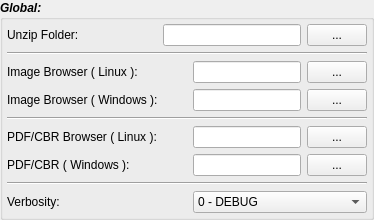
              <widget class="QGroupBox" name="Global_Settings">
               <property name="font">
                <font>
                 <italic>true</italic>
                 <bold>true</bold>
                </font>
               </property>
               <property name="title">
                <string>Global:</string>
               </property>
               <layout class="QVBoxLayout" name="verticalLayout_11">
                <property name="leftMargin">
                 <number>4</number>
                </property>
                <property name="topMargin">
                 <number>4</number>
                </property>
                <property name="rightMargin">
                 <number>4</number>
                </property>
                <property name="bottomMargin">
                 <number>4</number>
                </property>
                <item>
                 <layout class="QHBoxLayout" name="horizontalLayout_22">
                  <item>
                   <widget class="QLabel" name="label_sgPathUnzipMegascans">
                    <property name="minimumSize">
                     <size>
                      <width>150</width>
                      <height>0</height>
                     </size>
                    </property>
                    <property name="maximumSize">
                     <size>
                      <width>180</width>
                      <height>16777215</height>
                     </size>
                    </property>
                    <property name="font">
                     <font>
                      <italic>false</italic>
                      <bold>false</bold>
                     </font>
                    </property>
                    <property name="text">
                     <string>Unzip Folder:</string>
                    </property>
                   </widget>
                  </item>
                  <item>
                   <widget class="QLineEdit" name="lineEdit_sgPathUnzipMegascans">
                    <property name="sizePolicy">
                     <sizepolicy hsizetype="Preferred" vsizetype="Fixed">
                      <horstretch>0</horstretch>
                      <verstretch>0</verstretch>
                     </sizepolicy>
                    </property>
                    <property name="font">
                     <font>
                      <italic>false</italic>
                      <bold>false</bold>
                     </font>
                    </property>
                    <property name="readOnly">
                     <bool>false</bool>
                    </property>
                   </widget>
                  </item>
                  <item>
                   <widget class="QPushButton" name="pb_sgPathUnzipMegascans">
                    <property name="enabled">
                     <bool>true</bool>
                    </property>
                    <property name="minimumSize">
                     <size>
                      <width>60</width>
                      <height>0</height>
                     </size>
                    </property>
                    <property name="maximumSize">
                     <size>
                      <width>60</width>
                      <height>16777215</height>
                     </size>
                    </property>
                    <property name="font">
                     <font>
                      <italic>false</italic>
                      <bold>false</bold>
                     </font>
                    </property>
                    <property name="text">
                     <string>...</string>
                    </property>
                   </widget>
                  </item>
                 </layout>
                </item>
                <item>
                 <widget class="Line" name="line_19">
                  <property name="orientation">
                   <enum>Qt::Horizontal</enum>
                  </property>
                 </widget>
                </item>
                <item>
                 <layout class="QHBoxLayout" name="horizontalLayout_23">
                  <item>
                   <widget class="QLabel" name="label_sgPathBrowser_lin">
                    <property name="minimumSize">
                     <size>
                      <width>180</width>
                      <height>0</height>
                     </size>
                    </property>
                    <property name="maximumSize">
                     <size>
                      <width>150</width>
                      <height>16777215</height>
                     </size>
                    </property>
                    <property name="font">
                     <font>
                      <italic>false</italic>
                      <bold>false</bold>
                     </font>
                    </property>
                    <property name="text">
                     <string>Image Browser ( Linux ):</string>
                    </property>
                   </widget>
                  </item>
                  <item>
                   <widget class="QLineEdit" name="lineEdit_sgPathBrowser_lin">
                    <property name="sizePolicy">
                     <sizepolicy hsizetype="Preferred" vsizetype="Fixed">
                      <horstretch>0</horstretch>
                      <verstretch>0</verstretch>
                     </sizepolicy>
                    </property>
                    <property name="font">
                     <font>
                      <italic>false</italic>
                      <bold>false</bold>
                     </font>
                    </property>
                    <property name="readOnly">
                     <bool>false</bool>
                    </property>
                   </widget>
                  </item>
                  <item>
                   <widget class="QPushButton" name="pb_sgPathBrowser_lin">
                    <property name="enabled">
                     <bool>true</bool>
                    </property>
                    <property name="minimumSize">
                     <size>
                      <width>60</width>
                      <height>0</height>
                     </size>
                    </property>
                    <property name="maximumSize">
                     <size>
                      <width>60</width>
                      <height>16777215</height>
                     </size>
                    </property>
                    <property name="font">
                     <font>
                      <italic>false</italic>
                      <bold>false</bold>
                     </font>
                    </property>
                    <property name="text">
                     <string>...</string>
                    </property>
                   </widget>
                  </item>
                 </layout>
                </item>
                <item>
                 <layout class="QHBoxLayout" name="horizontalLayout_65">
                  <item>
                   <widget class="QLabel" name="label_sgPathBrowser_win">
                    <property name="minimumSize">
                     <size>
                      <width>180</width>
                      <height>0</height>
                     </size>
                    </property>
                    <property name="maximumSize">
                     <size>
                      <width>150</width>
                      <height>16777215</height>
                     </size>
                    </property>
                    <property name="font">
                     <font>
                      <italic>false</italic>
                      <bold>false</bold>
                     </font>
                    </property>
                    <property name="text">
                     <string>Image Browser ( Windows ):</string>
                    </property>
                   </widget>
                  </item>
                  <item>
                   <widget class="QLineEdit" name="lineEdit_sgPathBrowser_win">
                    <property name="sizePolicy">
                     <sizepolicy hsizetype="Preferred" vsizetype="Fixed">
                      <horstretch>0</horstretch>
                      <verstretch>0</verstretch>
                     </sizepolicy>
                    </property>
                    <property name="font">
                     <font>
                      <italic>false</italic>
                      <bold>false</bold>
                     </font>
                    </property>
                    <property name="readOnly">
                     <bool>false</bool>
                    </property>
                   </widget>
                  </item>
                  <item>
                   <widget class="QPushButton" name="pb_sgPathBrowser_win">
                    <property name="enabled">
                     <bool>true</bool>
                    </property>
                    <property name="minimumSize">
                     <size>
                      <width>60</width>
                      <height>0</height>
                     </size>
                    </property>
                    <property name="maximumSize">
                     <size>
                      <width>60</width>
                      <height>16777215</height>
                     </size>
                    </property>
                    <property name="font">
                     <font>
                      <italic>false</italic>
                      <bold>false</bold>
                     </font>
                    </property>
                    <property name="text">
                     <string>...</string>
                    </property>
                   </widget>
                  </item>
                 </layout>
                </item>
                <item>
                 <widget class="Line" name="line_17">
                  <property name="orientation">
                   <enum>Qt::Horizontal</enum>
                  </property>
                 </widget>
                </item>
                <item>
                 <layout class="QHBoxLayout" name="horizontalLayout_68">
                  <item>
                   <widget class="QLabel" name="label_sgPDFPathBrowser_lin">
                    <property name="minimumSize">
                     <size>
                      <width>180</width>
                      <height>0</height>
                     </size>
                    </property>
                    <property name="maximumSize">
                     <size>
                      <width>150</width>
                      <height>16777215</height>
                     </size>
                    </property>
                    <property name="font">
                     <font>
                      <italic>false</italic>
                      <bold>false</bold>
                     </font>
                    </property>
                    <property name="text">
                     <string>PDF/CBR Browser ( Linux ):</string>
                    </property>
                   </widget>
                  </item>
                  <item>
                   <widget class="QLineEdit" name="lineEdit_sgPDFPathBrowser_lin">
                    <property name="font">
                     <font>
                      <italic>false</italic>
                      <bold>false</bold>
                     </font>
                    </property>
                    <property name="readOnly">
                     <bool>false</bool>
                    </property>
                   </widget>
                  </item>
                  <item>
                   <widget class="QPushButton" name="pb_sgPDFPathBrowser_lin">
                    <property name="enabled">
                     <bool>true</bool>
                    </property>
                    <property name="minimumSize">
                     <size>
                      <width>60</width>
                      <height>0</height>
                     </size>
                    </property>
                    <property name="maximumSize">
                     <size>
                      <width>60</width>
                      <height>16777215</height>
                     </size>
                    </property>
                    <property name="font">
                     <font>
                      <italic>false</italic>
                      <bold>false</bold>
                     </font>
                    </property>
                    <property name="text">
                     <string>...</string>
                    </property>
                   </widget>
                  </item>
                 </layout>
                </item>
                <item>
                 <layout class="QHBoxLayout" name="horizontalLayout_67">
                  <item>
                   <widget class="QLabel" name="label_sgPDFPathBrowser_win">
                    <property name="minimumSize">
                     <size>
                      <width>180</width>
                      <height>0</height>
                     </size>
                    </property>
                    <property name="maximumSize">
                     <size>
                      <width>150</width>
                      <height>16777215</height>
                     </size>
                    </property>
                    <property name="font">
                     <font>
                      <italic>false</italic>
                      <bold>false</bold>
                     </font>
                    </property>
                    <property name="text">
                     <string>PDF/CBR ( Windows ):</string>
                    </property>
                   </widget>
                  </item>
                  <item>
                   <widget class="QLineEdit" name="lineEdit_sgPDFPathBrowser_win">
                    <property name="font">
                     <font>
                      <italic>false</italic>
                      <bold>false</bold>
                     </font>
                    </property>
                    <property name="readOnly">
                     <bool>false</bool>
                    </property>
                   </widget>
                  </item>
                  <item>
                   <widget class="QPushButton" name="pb_sgPDFPathBrowser_win">
                    <property name="enabled">
                     <bool>true</bool>
                    </property>
                    <property name="minimumSize">
                     <size>
                      <width>60</width>
                      <height>0</height>
                     </size>
                    </property>
                    <property name="maximumSize">
                     <size>
                      <width>60</width>
                      <height>16777215</height>
                     </size>
                    </property>
                    <property name="font">
                     <font>
                      <italic>false</italic>
                      <bold>false</bold>
                     </font>
                    </property>
                    <property name="text">
                     <string>...</string>
                    </property>
                   </widget>
                  </item>
                 </layout>
                </item>
                <item>
                 <widget class="Line" name="line_18">
                  <property name="orientation">
                   <enum>Qt::Horizontal</enum>
                  </property>
                 </widget>
                </item>
                <item>
                 <layout class="QHBoxLayout" name="horizontalLayout_15">
                  <item>
                   <widget class="QLabel" name="sgGlobalSettings_VerbosityTxt">
                    <property name="minimumSize">
                     <size>
                      <width>180</width>
                      <height>0</height>
                     </size>
                    </property>
                    <property name="maximumSize">
                     <size>
                      <width>150</width>
                      <height>16777215</height>
                     </size>
                    </property>
                    <property name="font">
                     <font>
                      <italic>false</italic>
                      <bold>false</bold>
                     </font>
                    </property>
                    <property name="text">
                     <string>Verbosity:</string>
                    </property>
                   </widget>
                  </item>
                  <item>
                   <widget class="QComboBox" name="sgGlobalSettings_Verbosity">
                    <property name="font">
                     <font>
                      <italic>false</italic>
                      <bold>false</bold>
                     </font>
                    </property>
                    <item>
                     <property name="text">
                      <string>0 - DEBUG</string>
                     </property>
                    </item>
                    <item>
                     <property name="text">
                      <string>1 - INFOS</string>
                     </property>
                    </item>
                    <item>
                     <property name="text">
                      <string>2 - ERROR</string>
                     </property>
                    </item>
                   </widget>
                  </item>
                 </layout>
                </item>
               </layout>
              </widget>
